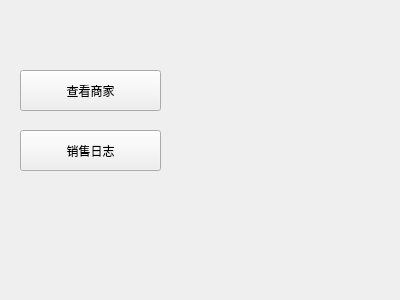
<?xml version="1.0" encoding="UTF-8"?>
<ui version="4.0">
 <class>admin</class>
 <widget class="QWidget" name="admin">
  <property name="geometry">
   <rect>
    <x>0</x>
    <y>0</y>
    <width>400</width>
    <height>300</height>
   </rect>
  </property>
  <property name="windowTitle">
   <string>Form</string>
  </property>
  <widget class="QPushButton" name="search_restaurant">
   <property name="geometry">
    <rect>
     <x>20</x>
     <y>70</y>
     <width>141</width>
     <height>41</height>
    </rect>
   </property>
   <property name="text">
    <string>查看商家</string>
   </property>
  </widget>
  <widget class="QPushButton" name="bussiness_list">
   <property name="geometry">
    <rect>
     <x>20</x>
     <y>130</y>
     <width>141</width>
     <height>41</height>
    </rect>
   </property>
   <property name="text">
    <string>销售日志</string>
   </property>
  </widget>
 </widget>
 <resources/>
 <connections/>
</ui>
